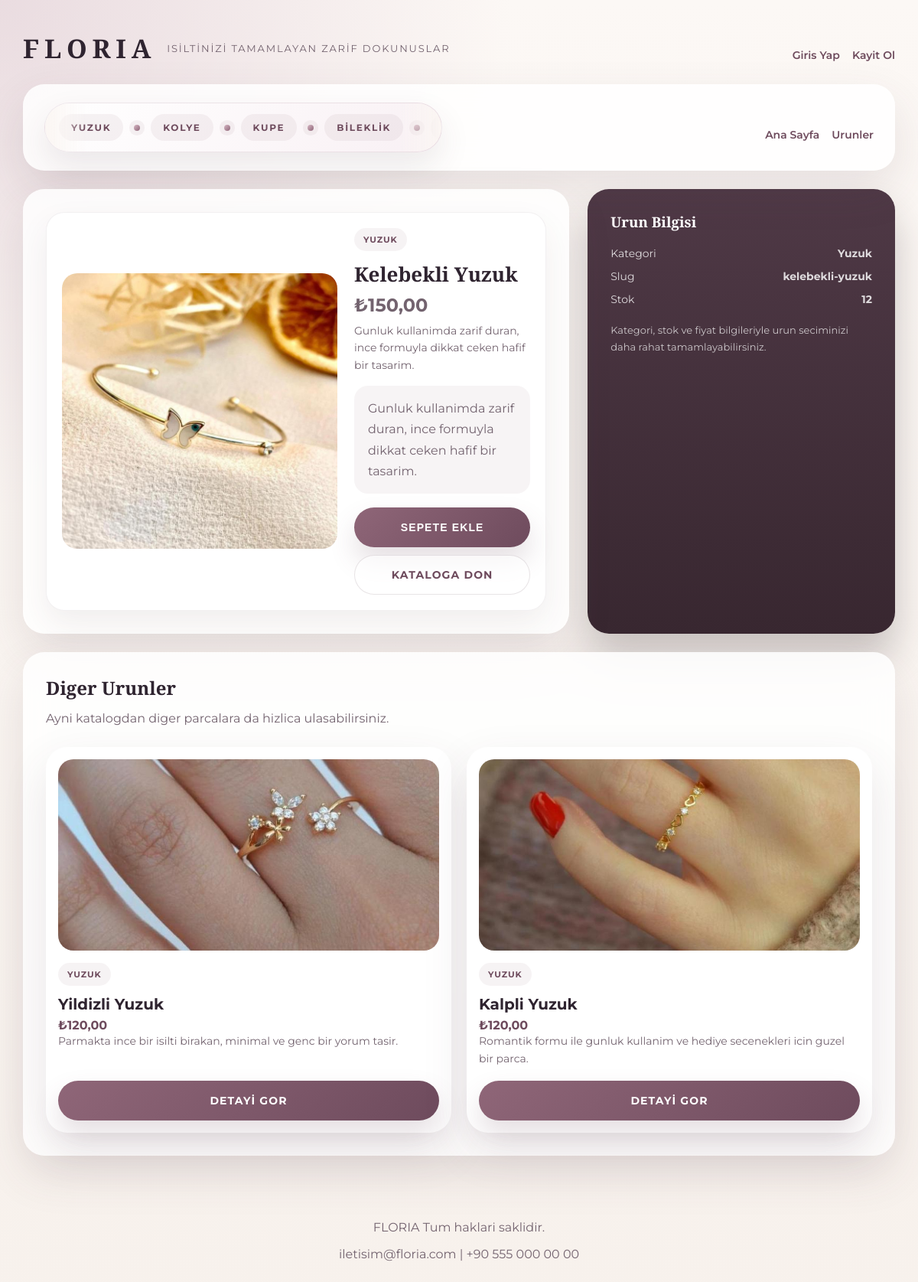
The page /product.php?slug=kelebekli-yuzuk on the database its author committed.
### tables this page shows
CREATE TABLE menus (
    id INT UNSIGNED AUTO_INCREMENT PRIMARY KEY,
    title VARCHAR(120) NOT NULL,
    url VARCHAR(255) NOT NULL,
    target VARCHAR(20) NOT NULL DEFAULT '_self',
    sort_order INT NOT NULL DEFAULT 0,
    is_active TINYINT(1) NOT NULL DEFAULT 1,
    created_at TIMESTAMP DEFAULT CURRENT_TIMESTAMP,
    updated_at TIMESTAMP DEFAULT CURRENT_TIMESTAMP ON UPDATE CURRENT_TIMESTAMP
);

CREATE TABLE products (
    id INT UNSIGNED AUTO_INCREMENT PRIMARY KEY,
    category_id INT UNSIGNED NOT NULL,
    name VARCHAR(150) NOT NULL,
    slug VARCHAR(180) NOT NULL UNIQUE,
    short_description VARCHAR(255) DEFAULT NULL,
    description TEXT DEFAULT NULL,
    price DECIMAL(10,2) NOT NULL,
    stock INT NOT NULL DEFAULT 0,
    sku VARCHAR(100) DEFAULT NULL UNIQUE,
    cover_image VARCHAR(255) DEFAULT NULL,
    is_active TINYINT(1) NOT NULL DEFAULT 1,
    created_at TIMESTAMP DEFAULT CURRENT_TIMESTAMP,
    updated_at TIMESTAMP DEFAULT CURRENT_TIMESTAMP ON UPDATE CURRENT_TIMESTAMP,
    CONSTRAINT fk_products_category FOREIGN KEY (category_id) REFERENCES categories(id)
);

CREATE TABLE categories (
    id INT UNSIGNED AUTO_INCREMENT PRIMARY KEY,
    name VARCHAR(120) NOT NULL,
    slug VARCHAR(150) NOT NULL UNIQUE,
    description TEXT DEFAULT NULL,
    sort_order INT NOT NULL DEFAULT 0,
    is_active TINYINT(1) NOT NULL DEFAULT 1,
    created_at TIMESTAMP DEFAULT CURRENT_TIMESTAMP,
    updated_at TIMESTAMP DEFAULT CURRENT_TIMESTAMP ON UPDATE CURRENT_TIMESTAMP
);

### app/repositories/SettingRepository.php (called while the page is built, shortened)
<?php
function settingsAll(PDO $pdo): array
{
    $statement = $pdo->prepare('SELECT * FROM settings ORDER BY setting_key ASC');
    $statement->execute();
    $rows = $statement->fetchAll();
    $settings = [];
    foreach ($rows as $row) {
        $settings[$row['setting_key']] = $row['setting_value'];
    }
    return $settings;
}

### app/helpers/functions.php (called while the page is built, shortened)
<?php
function e(?string $value): string
{
    return htmlspecialchars((string) $value, ENT_QUOTES, 'UTF-8');
}

### app/config/config.php (called while the page is built, shortened)
<?php
return [
    'app_name' => 'FLORIA',
    'app_url' => 'http://localhost:8000',
    'timezone' => 'Europe/Istanbul',
    'locale' => 'tr_TR',
    'db' => [
        'driver' => 'mysql',
        'host' => '127.0.0.1',
        'port' => 3306,
        'database' => 'floria_db',
        'username' => 'root',
        'password' => '',
        'charset' => 'utf8mb4',
        'collation' => 'utf8mb4_unicode_ci',
    ],
    'session' => [
        'name' => 'floria_admin_session',
        'public_name' => 'floria_public_session',
    ],
];

### app/helpers/auth.php (called while the page is built, shortened)
<?php
function startPublicSession(): void
{
    $config = require __DIR__ . '/../config/config.php';
}
function publicUser(): ?array
{
    return $_SESSION['public_user'] ?? null;
}

### app/repositories/MenuRepository.php (called while the page is built, shortened)
<?php
function menuActiveAll(PDO $pdo): array
{
    $statement = $pdo->prepare('SELECT * FROM menus WHERE is_active = 1 ORDER BY sort_order ASC, id ASC');
    $statement->execute();
    return $statement->fetchAll();
}

### app/repositories/ProductRepository.php (called while the page is built, shortened)
<?php
function productFindBySlug(PDO $pdo, string $slug): ?array
{
    $sql = '
        SELECT products.*, categories.name AS category_name
        FROM products
        INNER JOIN categories ON categories.id = products.category_id
        WHERE products.slug = :slug AND products.is_active = 1
        LIMIT 1
    ';
    $statement = $pdo->prepare($sql);
    $statement->execute(['slug' => $slug]);
    $product = $statement->fetch();
    return $product ?: null;
}
function productRecent(PDO $pdo, int $limit = 4): array
{
    $limit = max(1, $limit);
    $statement = $pdo->prepare("SELECT products.*, categories.name AS category_name
        FROM products
        INNER JOIN categories ON categories.id = products.category_id
        WHERE products.is_active = 1
        ORDER BY products.created_at DESC
        LIMIT {$limit}");
    $statement->execute();
    return $statement->fetchAll();
}

### public/product.php (the view, shortened to what this page needs)
<?php
require_once dirname(__DIR__) . '/app/bootstrap.php';
$slug = trim((string) ($_GET['slug'] ?? ''));
try {
    $settings = settingsAll($pdo);
    $menus = menuActiveAll($pdo);
    $product = $slug !== '' ? productFindBySlug($pdo, $slug) : null;
    $relatedProducts = productRecent($pdo, 3);
} catch (Throwable $exception) {
    $settings = [];
    $menus = [];
    $product = null;
    $relatedProducts = [];
    logSystemError('public_product_detail_error', $exception->getMessage());
}
$siteTitle = $settings['site_title'] ?? 'FLORIA';
$siteTagline = $settings['site_tagline'] ?? 'Zarafetin yeni hali';
require dirname(__DIR__) . '/app/views/layouts/public_header.php';
?>
<main class="catalog-page">
    <div class="catalog-shell">
        <?php require dirname(__DIR__) . '/app/views/components/public_site_header.php'; ?>
        <?php if (!$product): ?>
            <div class="empty-state">Aradiginiz urun bulunamadi.</div>
        <?php else: ?>
            <section class="cart-layout">
                <section class="panel-card">
                    <div class="cart-item" style="grid-template-columns: minmax(280px, 360px) 1fr;">
                        <img src="<?= e('../' . ($product['cover_image'] ?: 'images/kelebekli-yuzuk.jpg')); ?>" alt="<?= e($product['name']); ?>" style="width:100%; height:360px;">
                        <div class="cart-info">
                            <span class="product-meta"><?= e($product['category_name']); ?></span>
                            <h3><?= e($product['name']); ?></h3>
                            <p class="price">₺<?= e(number_format((float) $product['price'], 2, ',', '.')); ?></p>
                            <div class="cart-caption"><?= e($product['short_description'] ?: 'Kisa aciklama eklenmemis.'); ?></div>
                            <div class="cart-note" style="margin-top:16px;">
                                <?= e($product['description'] ?: 'Bu urun gunluk kullanimdan ozel gun kombinlerine kadar rahatca eslik edecek zarif bir secim sunar.'); ?>
                            </div>
                            <div class="product-actions" style="margin-top: 18px;">
                                <button class="primary-btn" type="button" onclick='addToCart(<?= json_encode([
                                    'id' => (int) $product['id'],
                                    'ad' => $product['name'],
                                    'fiyat' => '₺' . number_format((float) $product['price'], 2, ',', '.'),
                                    'resim' => '../' . ($product['cover_image'] ?: 'images/kelebekli-yuzuk.jpg'),
                                ], JSON_UNESCAPED_UNICODE | JSON_UNESCAPED_SLASHES); ?>)'>Sepete Ekle</button>
                                <a class="secondary-btn" href="products.php">Kataloga Don</a>
                            </div>
                        </div>
                    </div>
                </section>
                <aside class="summary-card">
                    <h3>Urun Bilgisi</h3>
                    <div class="summary-list">
                        <div class="summary-row"><span>Kategori</span><strong><?= e($product['category_name']); ?></strong></div>
                        <div class="summary-row"><span>Slug</span><strong><?= e($product['slug']); ?></strong></div>
                        <div class="summary-row"><span>Stok</span><strong><?= e((string) $product['stock']); ?></strong></div>
                    </div>
                    <p class="summary-note">Kategori, stok ve fiyat bilgileriyle urun seciminizi daha rahat tamamlayabilirsiniz.</p>
                </aside>
            </section>
            <?php if (!empty($relatedProducts)): ?>
                <section class="panel-card" style="margin-top: 24px;">
                    <div class="panel-header">
                        <div>
                            <h2>Diger Urunler</h2>
                            <p>Ayni katalogdan diger parcalara da hizlica ulasabilirsiniz.</p>
                        </div>
                    </div>
                    <div class="product-grid">
                        <?php foreach ($relatedProducts as $related): ?>
                            <?php if ($related['id'] === $product['id']) continue; ?>
                            <article class="product-card">
                                <img class="product-image" src="<?= e('../' . ($related['cover_image'] ?: 'images/kelebekli-yuzuk.jpg')); ?>" alt="<?= e($related['name']); ?>">
                                <span class="product-meta"><?= e($related['category_name']); ?></span>
                                <h3><?= e($related['name']); ?></h3>
                                <p>₺<?= e(number_format((float) $related['price'], 2, ',', '.')); ?></p>
                                <div class="product-copy"><?= e($related['short_description'] ?: 'Kisa aciklama eklenmemis.'); ?></div>
                                <div class="product-actions">
                                    <a class="primary-btn" href="product.php?slug=<?= e($related['slug']); ?>">Detayi Gor</a>
                                </div>
                            </article>
                        <?php endforeach; ?>
                    </div>
                </section>
            <?php endif; ?>
        <?php endif; ?>
    </div>
</main>
<?php require dirname(__DIR__) . '/app/views/components/public_site_footer.php'; ?>
<?php require dirname(__DIR__) . '/app/views/layouts/public_footer.php'; ?>

### app/views/components/public_site_header.php (shortened to what this page needs)
<?php
$siteTitle = $siteTitle ?? 'FLORIA';
$siteTagline = $siteTagline ?? 'Zarafetin yeni hali';
$menus = $menus ?? [];
$publicUser = publicUser();
?>
<div class="page-topbar">
    <a href="index.php" class="page-brand">
        <strong><?= e($siteTitle); ?></strong>
        <span><?= e($siteTagline); ?></span>
    </a>
    <div class="auth-links">
        <?php if ($publicUser): ?>
            <a href="orders.php">Siparislerim</a>
            <a href="cart.php">Sepetim</a>
            <a href="logout.php">Cikis Yap</a>
        <?php else: ?>
            <a href="login.php">Giris Yap</a>
            <a href="register.php">Kayit Ol</a>
        <?php endif; ?>
    </div>
</div>
<?php if (!empty($menus)): ?>
    <section class="catalog-toolbar" style="margin-bottom: 24px;">
        <div>
            <div class="jewelry-ribbon" aria-label="Takı kategorileri">
                <div class="jewelry-ribbon-track">
                    <div class="jewelry-ribbon-group">
                        <span class="jewelry-pill">Yuzuk</span>
                        <span class="jewelry-dot"></span>
                        <span class="jewelry-pill">Kolye</span>
                        <span class="jewelry-dot"></span>
                        <span class="jewelry-pill">Kupe</span>
                        <span class="jewelry-dot"></span>
                        <span class="jewelry-pill">Bileklik</span>
                        <span class="jewelry-dot"></span>
                        <span class="jewelry-pill">Zarif Detaylar</span>
                    </div>
                </div>
            </div>
        </div>
        <div class="auth-links">
            <?php foreach ($menus as $menu): ?>
                <?php
                $menuUrl = (string) ($menu['url'] ?? '');
                $menuTitle = mb_strtolower((string) ($menu['title'] ?? ''), 'UTF-8');
                $isAuthMenu = str_contains($menuUrl, 'login.php')
                    || str_contains($menuUrl, 'register.php')
                    || str_contains($menuTitle, 'giris')
                    || str_contains($menuTitle, 'kayit');
                if ($isAuthMenu) {
                    continue;
                }
                ?>
                <a href="<?= e($menu['url']); ?>" target="<?= e($menu['target']); ?>"><?= e($menu['title']); ?></a>
            <?php endforeach; ?>
        </div>
    </section>
<?php endif; ?>

### rows shown on the page
menus: title "Ana Sayfa"
menus: title "Urunler"
products: cover_image (picture), name "Kelebekli Yuzuk", price "150,00", short_description "Gunluk kullanimda zarif duran, ince formuyla dikkat ceken hafif bir tasarim.", description "Gunluk kullanimda zarif duran, ince formuyla dikkat ceken hafif bir tasarim.", slug "kelebekli-yuzuk", stock "12"
categories: name "YUZUK", name "Yuzuk"
products: cover_image (picture), category.name "YUZUK", name "Yildizli Yuzuk", price "120,00", short_description "Parmakta ince bir isilti birakan, minimal ve genc bir yorum tasir."
products: cover_image (picture), category.name "YUZUK", name "Kalpli Yuzuk", price "120,00", short_description "Romantik formu ile gunluk kullanim ve hediye secenekleri icin guzel bir parca."

### other values the page prints
$siteTitle "FLORIA"
$siteTagline "ISILTINIZI TAMAMLAYAN ZARIF DOKUNUSLAR"
$settings['footer_text'] "FLORIA Tum haklari saklidir."
$settings['contact_email'] "iletisim@floria.com"
$settings['contact_phone'] "+90 555 000 00 00"
